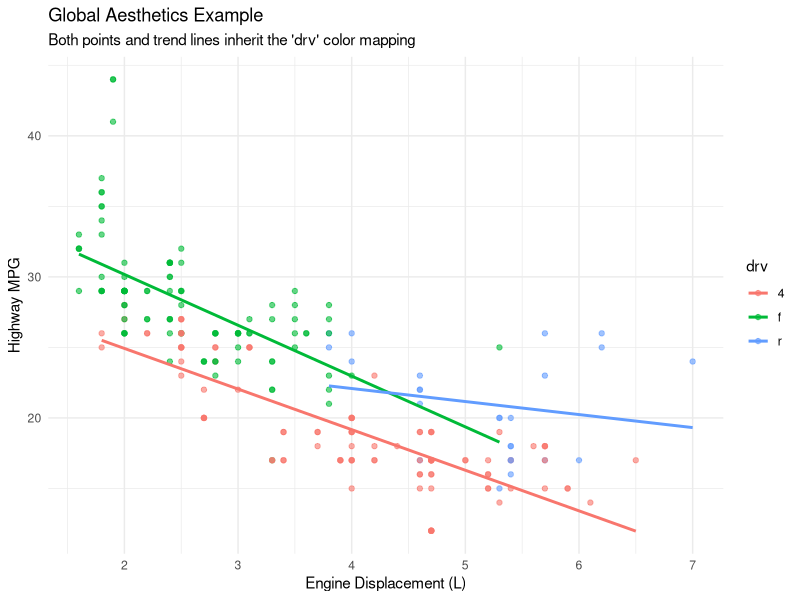
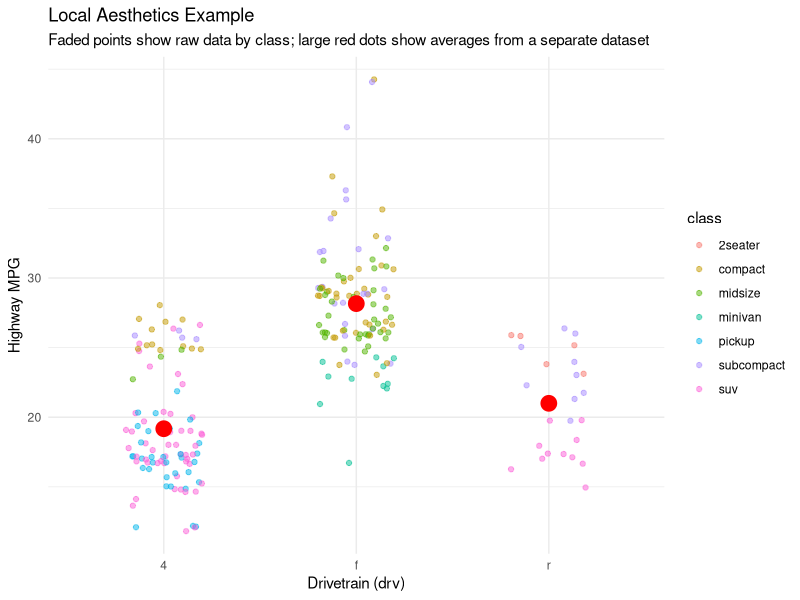
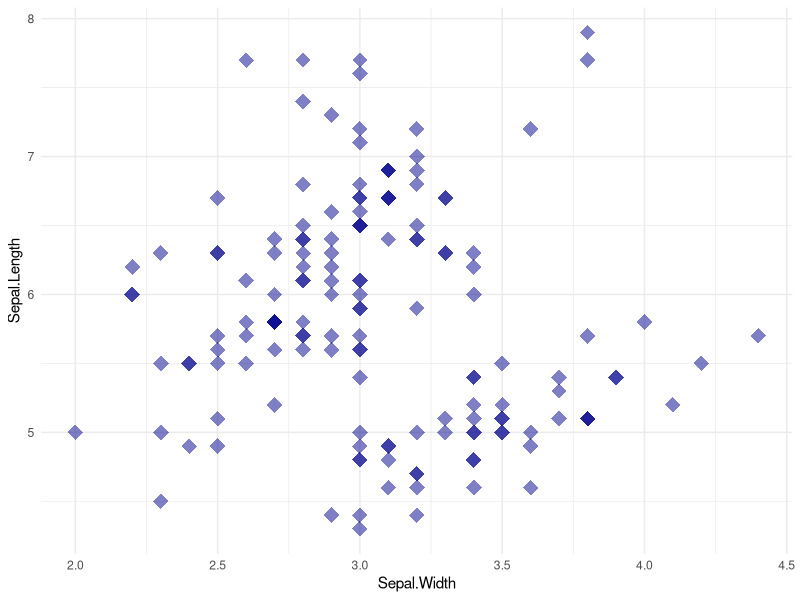
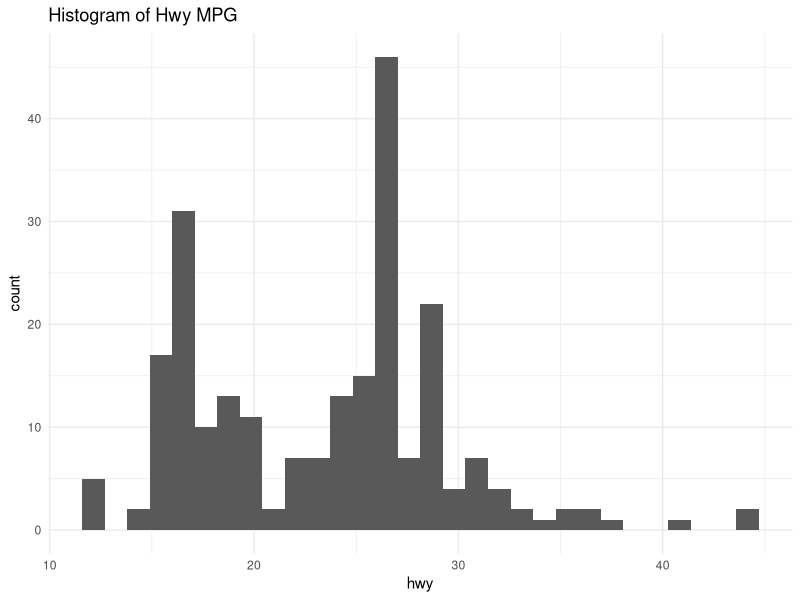
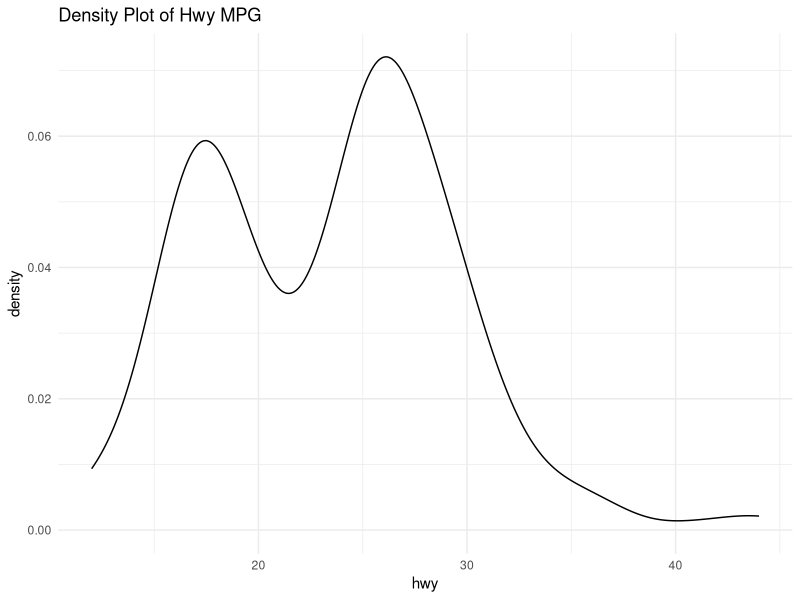
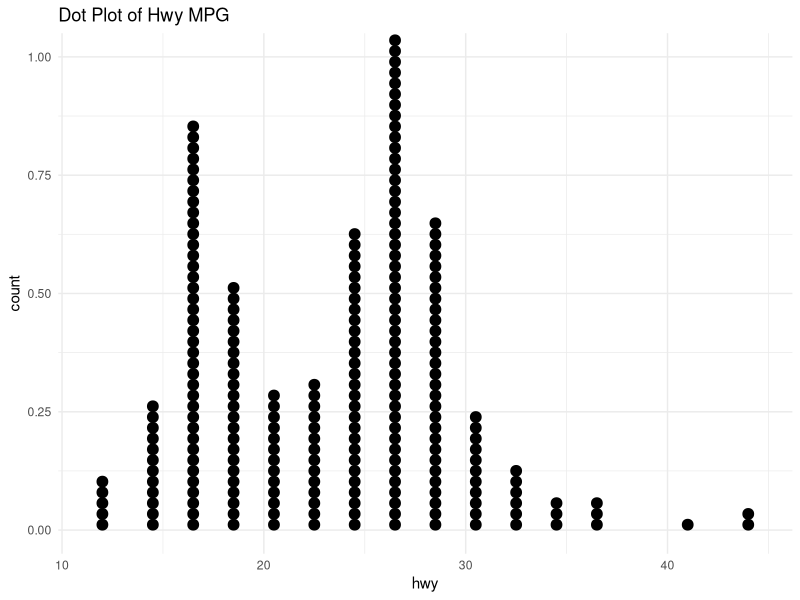
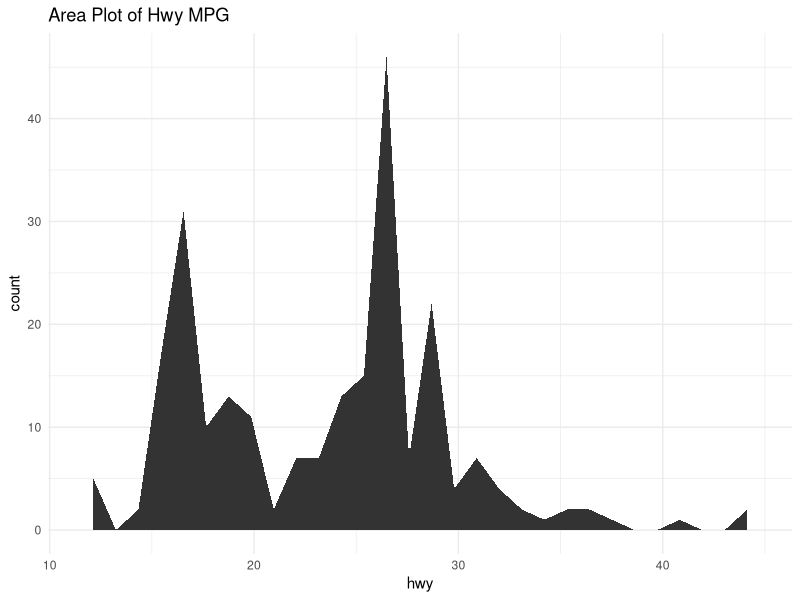
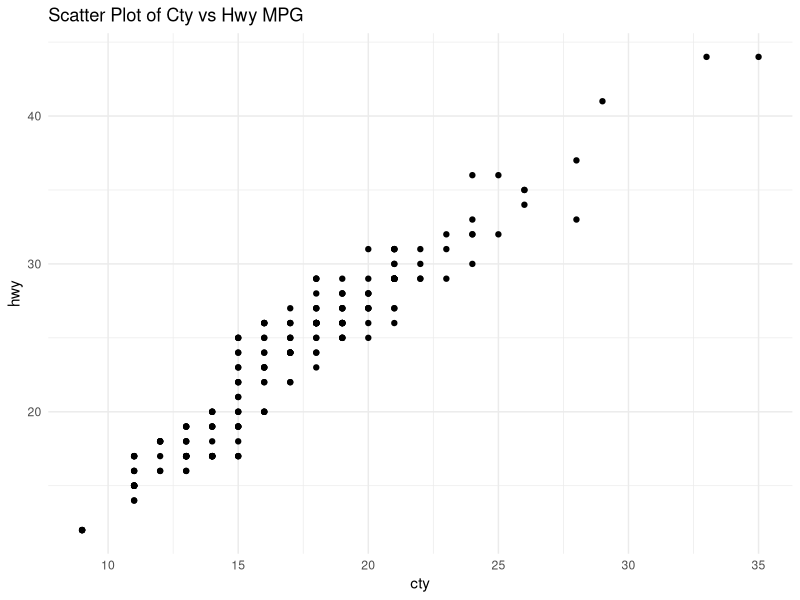

Recreate these plots in R, in order.
## ---- chunk 1
#| warning: false 
library(ggplot2)

ggplot(data = mpg, aes(x = displ, y = hwy, color = drv)) +
  geom_point(alpha = 0.6) +
  geom_smooth(method = "lm", se = FALSE) +
  labs(
    title = "Global Aesthetics Example",
    subtitle = "Both points and trend lines inherit the 'drv' color mapping",
    x = "Engine Displacement (L)",
    y = "Highway MPG"
  ) +
  theme_minimal()
## ---- chunk 2
#| warning: false 
library(ggplot2)
library(dplyr)

mpg_summary <- mpg |>
  group_by(drv) |>
  summarize(avg_hwy = mean(hwy))

ggplot() +
  geom_point(
    data = mpg, 
    aes(x = drv, y = hwy, color = class),
    position = position_jitter(width = 0.2), 
    alpha = 0.5
  ) +
  geom_point(
    data = mpg_summary, 
    aes(x = drv, y = avg_hwy), 
    color = "red", 
    size = 5
  ) +
  labs(
    title = "Local Aesthetics Example",
    subtitle = "Faded points show raw data by class; large red dots show averages from a separate dataset",
    x = "Drivetrain (drv)",
    y = "Highway MPG"
  ) +
  theme_minimal()
## ---- chunk 3
#| warning: false
# I want every point in a scatter plot to be:
# Large, Transparent, Blue, Diamond-Shaped
ggplot(iris, aes(x = Sepal.Width, y = Sepal.Length)) +
geom_point(color = "darkblue", alpha = 0.5, shape = "diamond", size = 5) +
theme_minimal()
## ---- chunk 4
#| warning: false
#| layout-ncol: 2

library(ggplot2)
c <- ggplot(mpg, aes(x = hwy)) + theme_minimal()

# Histogram
c + geom_histogram() + labs(title = "Histogram of Hwy MPG")

# Density
c + geom_density() + labs(title = "Density Plot of Hwy MPG")

# Dot Plot
c + geom_dotplot(dotsize = 0.5) + labs(title = "Dot Plot of Hwy MPG")

# Area Plot
c + geom_area(stat = "bin") + labs(title = "Area Plot of Hwy MPG")

## ---- chunk 5
#| warning: false
#| layout-ncol: 2

library(ggplot2)
e <- ggplot(mpg, aes(x = cty, y = hwy)) + theme_minimal()

# Scatter Plot
e + geom_point() + labs(title = "Scatter Plot of Cty vs Hwy MPG")

# Labeled Scatter Plot
e + geom_label(aes(label = model)) + labs(title = "Labeled Scatter Plot of Cty vs Hwy MPG")

# Smoothed Plot
e + geom_smooth() + labs(title = "Smoothed Plot of Cty vs Hwy MPG")
## ---- chunk 6
#| warning: false
#| layout-ncol: 2

library(ggplot2)
library(dplyr)

f <- ggplot(mpg, aes(x = class, y = hwy)) + theme_minimal()

f_alt <- mpg |>
  group_by(class) |>
  summarize(avg_hwy = mean(hwy)) |>
  ggplot(aes(x = class, y = avg_hwy)) + theme_minimal()

# Boxplot
f + geom_boxplot() + labs(title = "Boxplot of Class vs Hwy MPG")

# Dot Plot
f + geom_dotplot(binaxis = "y", stackdir = "center", dotsize = 0.5) +
labs(title = "Dot Plot of Class vs Hwy MPG")

# Violin Plot
f + geom_violin(scale = "area") + labs(title = "Violin Plot of Class vs Hwy MPG")

# Bar Plot
f_alt + geom_col() + labs(title = "Bar Plot of Class vs Avg Hwy MPG", subtitle = "Averages pre-calculated in new dataset")
## ---- chunk 7
#| warning: false
#| layout-ncol: 2

library(ggplot2)

i <- ggplot(economics, aes(x = date, y = unemploy)) + theme_minimal()

i_alt <- economics |>
filter(date < as.Date("2015-01-01") & date > as.Date("2014-01-01")) |>
ggplot(aes(x = date, y = unemploy)) + theme_minimal()

# Line plot
i + geom_line() + labs(title = "Line Plot of Unemployment Over Time")

# Area plot
i + geom_area() + labs(title = "Area Plot of Unemployment Over Time")

# Step plot
i_alt + geom_step() + labs(title = "Step Plot of Unemployment Over Time", subtitle = "Dataset truncated to 2014-2015 for detail")
## ---- chunk 8
#| warning: false
#| layout-ncol: 2

library(ggplot2)

s <- ggplot(mpg, aes(y = hwy)) + theme_minimal()

s + 
  geom_point(aes(x = displ), alpha = 0.5) +
  scale_x_continuous(breaks = c(2, 4, 6), labels = c("Small (2L)", "Medium (4L)", "Large (6L)")) +
  labs(title = "1. Continuous Scale", x = "Engine Displacement")

s + 
  geom_boxplot(aes(x = drv)) +
  scale_x_discrete(limits = c("r", "f", "4"), labels = c("Rear", "Front", "4-Wheel")) +
  labs(title = "2. Discrete Scale", x = "Drivetrain")

s + 
  geom_point(aes(x = displ), alpha = 0.5) +
  scale_x_binned(n.breaks = 5) +
  labs(title = "3. Binned Scale", x = "Binned Engine Displacement")
## ---- chunk 9
#| warning: false
#| layout-ncol: 2

library(ggplot2)

# Sequential Variable - Cut Quality of a Diamond
ggplot(diamonds, aes(x = price, fill = cut)) +
  geom_histogram(position = "dodge", binwidth = 5000) +
  scale_fill_brewer(palette = "Purples") +
  theme_minimal()

# Diverging Variable - Clarity Quality of a Diamond
ggplot(diamonds, aes(x = price, fill = clarity)) +
  geom_histogram(position = "dodge", binwidth = 5000) +
  scale_fill_brewer(palette = "RdYlGn") +
  theme_minimal()
## ---- chunk 10
#| warning: false
#| layout-ncol: 3

library(ggplot2)
library(ggthemes)

p <- ggplot(mtcars, aes(x = mpg, fill = as.factor(cyl))) +
  geom_density(alpha = 0.7)

p + labs(title = "Default Theme")

p + theme_minimal() + labs(title = "Minimal Theme")

p + theme_bw() + labs(title = "B&W Theme")

p + theme_void() + labs(title = "Void Theme")

p + theme_base() + labs(title = "ggthemes Base Theme")

p + theme_calc() + scale_fill_calc() + labs(title = "ggthemes Calculator Theme")
## ---- chunk 11
#| warning: false

library(ggplot2)

custom_theme <- theme_minimal() +
  theme(
    plot.title = element_text(size = 16, face = "bold", hjust = 0.5),
  )

ggplot(mpg, aes(x = displ, y = hwy)) +
  geom_point() +
  labs(title = "displ vs hwy") +
  custom_theme
## ---- chunk 12
#| warning: false
library(ggplot2)

# Splits the scatter plot into separate panels for each car class
ggplot(mpg, aes(x = displ, y = hwy)) +
  geom_point() +
  facet_wrap(~ class) +
  theme_minimal()
## ---- chunk 13
#| warning: false
library(ggplot2)

# Creates a grid where rows = drv and columns = cyl
ggplot(mpg, aes(x = displ, y = hwy)) +
  geom_point() +
  facet_grid(drv ~ cyl) +
  theme_minimal()
